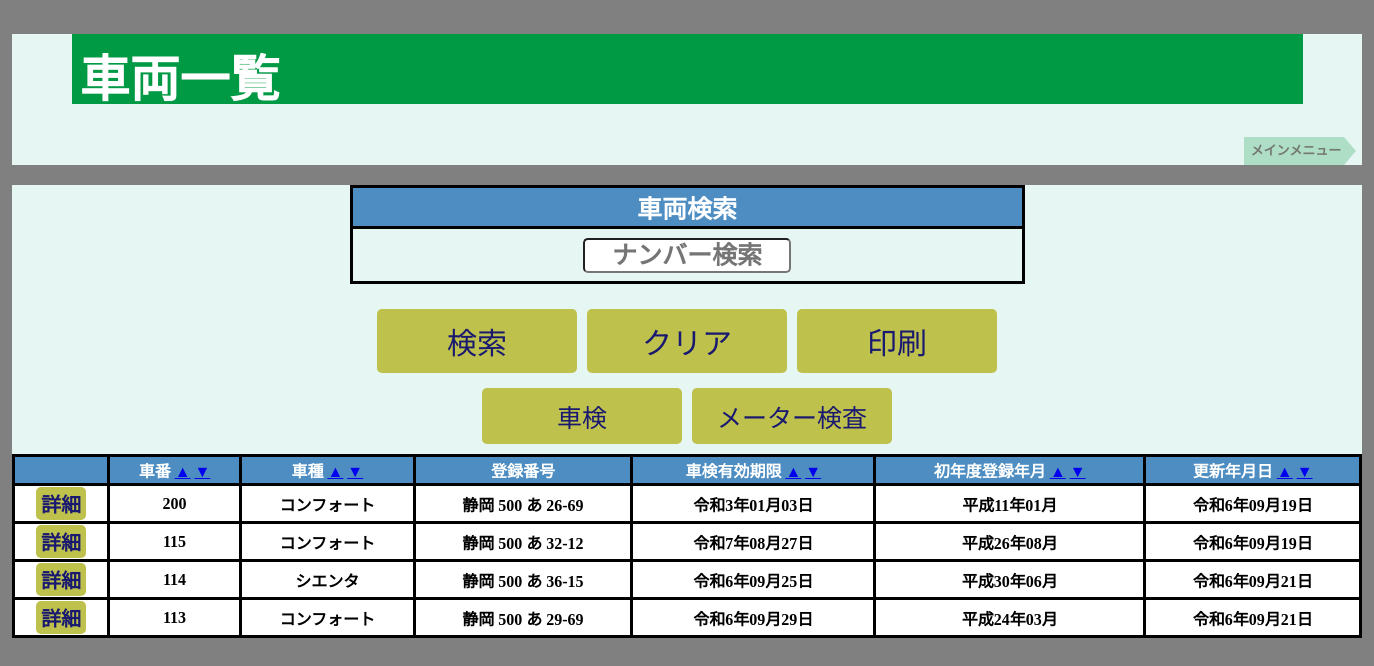
/vehicles/list.php?sort=car_number_name&order=desc, run on the app's committed database.
### tables this page shows
CREATE TABLE `vehicles` (
  `car_id` int(11) NOT NULL,
  `car_number_name` varchar(5) NOT NULL COMMENT '車番',
  `car_model` varchar(10) NOT NULL COMMENT '車種',
  `car_name` varchar(30) NOT NULL COMMENT '車名',
  `car_transpottaition` varchar(5) NOT NULL COMMENT '運輸支局',
  `car_classification_no` int(3) NOT NULL COMMENT '分類番号',
  `car_purpose` varchar(1) NOT NULL COMMENT '用途別',
  `car_number` varchar(5) NOT NULL COMMENT '番号',
  `car_chassis_number` varchar(20) NOT NULL COMMENT '車台番号',
  `first_registration_day` date NOT NULL COMMENT '初年度登録年月',
  `vehicle_inspection_day` date NOT NULL COMMENT '車検有効期限',
  `compulsory_automobile_day` date NOT NULL COMMENT '自賠責有効期限',
  `meter_inspection_day` date DEFAULT NULL COMMENT 'メーター検査',
  `lp_gas_day` date DEFAULT NULL COMMENT 'LPガス容器有効',
  `owner_name` varchar(20) NOT NULL COMMENT '所有者（名）',
  `owner_address` varchar(150) NOT NULL COMMENT '所有者住所',
  `user_name` varchar(20) NOT NULL COMMENT '使用者（名）',
  `user_address` varchar(150) NOT NULL COMMENT '使用者（住所）',
  `headquarters_address` int(1) NOT NULL COMMENT '本拠の位置',
  `vehicle_registrationday` datetime NOT NULL COMMENT '登録日',
  `vehicle_updateday` timestamp NOT NULL DEFAULT current_timestamp() ON UPDATE current_timestamp() COMMENT '更新日',
  `is_suspended` tinyint(1) NOT NULL DEFAULT 0
);

### vehicles/list.php (the view, shortened to what this page needs)
<?php
require '../common/config.php';
try {
    $keyword = $_GET['keyword'] ?? '';
    $sort = $_GET['sort'] ?? 'car_number_name';
    $order = $_GET['order'] ?? 'asc';
    $order = ($order === 'desc') ? 'desc' : 'asc';
    $sql = "SELECT * FROM vehicles";
    $sql .= " ORDER BY $sort $order";
    $stmt = $pdoAccount->prepare($sql);
    $stmt->execute();
    $processedVehicles = $stmt->fetchAll(PDO::FETCH_ASSOC);
    $finalVehicles = [];
    foreach ($processedVehicles as $vehicle) {
        $vehicle['detail_link'] = "update.php?car_id=" . htmlspecialchars($vehicle['car_id'], ENT_QUOTES, 'UTF-8');
        $finalVehicles[] = $vehicle;
    }
} catch (PDOException $e) {
    echo 'データベースエラー: ' . htmlspecialchars($e->getMessage(), ENT_QUOTES, 'UTF-8');
    exit();
}
function convertToJapaneseEra($year) {
    $eras = [
        ['name' => '令和', 'start' => 2019],
        ['name' => '平成', 'start' => 1989],
    ];
    foreach ($eras as $era) {
        if ($year >= $era['start']) {
            $eraYear = $year - $era['start'] + 1;
            return $era['name'] . ($eraYear === 1 ? '元' : $eraYear) . '年';
        }
    }
    return $year . '年';
}
function formatCarNumberPart($part, $is_purpose = false) {
    return $part;
}
?>
<!DOCTYPE html>
<html lang="ja">
    <head>
        <link rel="stylesheet" href="list.css">
    </head>
    <body>
        <header>
            <h1>車両一覧</h1>
            <nav>
                <ol class="breadcrumb" itemscope itemtype="https://schema.org/BreadcrumbList">
                    <li itemprop="itemListElement" itemscope itemtype="https://schema.org/ListItem">
                        <a itemprop="item" href="../main_menu/index.php">
                            <span itemprop="name">メインメニュー</span>
                        </a>
                    </li>
                </ol>
            </nav>
        </header>
        <main>
            <form action="" method="get" class="search-form">
                <table class="search">
                    <tr>
                        <th colspan="1">車両検索</th>
                    </tr>
                    <tr>
                        <td>
                            <input type="text" placeholder="ナンバー検索" name="keyword" value="<?= htmlspecialchars($keyword, ENT_QUOTES, 'UTF-8') ?>">
                        </td>
                    </tr>
                </table>
                <div class="btn_area">
                    <button type="submit">検索</button>
                    <button type="reset">クリア</button>
                    <button type="button" onclick="window.print()">印刷</button>
                </div>
                <div class="filter-buttons">
                    <button type="submit" name="filter" value="inspection">車検</button>
                    <button type="submit" name="filter" value="meter">メーター検査</button>
                </div>
            </form>
            <div class="print-area">
                <table class="list">
                    <tr>
                        <th></th>
                        <th class="car_number_name">車番
                            <a href="?sort=car_number_name&order=asc">▲</a>
                            <a href="?sort=car_number_name&order=desc">▼</a>
                        </th>
                        <th class="car_model">車種
                            <a href="?sort=car_model&order=asc">▲</a>
                            <a href="?sort=car_model&order=desc">▼</a>
                        </th>
                        <th class="car_">登録番号</th>
                        <th class="vehicle_inspection">車検有効期限
                            <a href="?sort=vehicle_inspection_day&order=asc">▲</a>
                            <a href="?sort=vehicle_inspection_day&order=desc">▼</a>
                        </th>
                        <th class="first_registration">初年度登録年月
                            <a href="?sort=first_registration_day&order=asc">▲</a>
                            <a href="?sort=first_registration_day&order=desc">▼</a>
                        </th>
                        <th class="vehicle_updateday">更新年月日
                            <a href="?sort=vehicle_updateday&order=asc">▲</a>
                            <a href="?sort=vehicle_updateday&order=desc">▼</a>
                        </th>
                    </tr>
                    <?php foreach ($finalVehicles as $vehicle): ?>
                        <tr>
                            <td class="<?= $vehicle['is_suspended'] ? 'suspended' : '' ?>">
                                <a href="<?= htmlspecialchars($vehicle['detail_link'], ENT_QUOTES, 'UTF-8') ?>" class="button">詳細</a>
                            </td>
                            <td class="<?= $vehicle['is_suspended'] ? 'suspended' : '' ?>">
                                <?= htmlspecialchars($vehicle['car_number_name'], ENT_QUOTES, 'UTF-8') ?>
                            </td>
                            <td class="<?= $vehicle['is_suspended'] ? 'suspended' : '' ?>">
                                <?= htmlspecialchars($vehicle['car_model'], ENT_QUOTES, 'UTF-8') ?>
                            </td>
                            <td class="<?= $vehicle['is_suspended'] ? 'suspended' : '' ?>">
                                <?php
                                $transpottaition = formatCarNumberPart($vehicle['car_transpottaition']);
                                $classification_no = formatCarNumberPart($vehicle['car_classification_no']);
                                $purpose = formatCarNumberPart($vehicle['car_purpose'], true);
                                $car_number_parts = explode('-', $vehicle['car_number']);
                                $number01 = formatCarNumberPart($car_number_parts[0] ?? '');
                                $number02 = formatCarNumberPart($car_number_parts[1] ?? '');
                                echo htmlspecialchars($transpottaition . ' ' . $classification_no . ' ' . $purpose . ' ' . $number01 . '-' . $number02, ENT_QUOTES, 'UTF-8');
                                ?>
                            </td>
                            <td class="<?= $vehicle['is_suspended'] ? 'suspended' : '' ?>">
                                <?php
                                $inspectionYear = date('Y', strtotime($vehicle['vehicle_inspection_day']));
                                $inspectionMonthDay = date('m月d日', strtotime($vehicle['vehicle_inspection_day']));
                                echo htmlspecialchars(convertToJapaneseEra($inspectionYear) . $inspectionMonthDay, ENT_QUOTES, 'UTF-8');
                                ?>
                            </td>
                            <td class="<?= $vehicle['is_suspended'] ? 'suspended' : '' ?>">
                                <?php
                                $firstRegYear = date('Y', strtotime($vehicle['first_registration_day']));
                                $firstRegMonth = date('m月', strtotime($vehicle['first_registration_day']));
                                echo htmlspecialchars(convertToJapaneseEra($firstRegYear) . $firstRegMonth, ENT_QUOTES, 'UTF-8');
                                ?>
                            </td>
                            <td class="<?= $vehicle['is_suspended'] ? 'suspended' : '' ?>">
                                <?php
                                $updatedYear = date('Y', strtotime($vehicle['vehicle_updateday']));
                                $updatedMonthDay = date('m月d日', strtotime($vehicle['vehicle_updateday']));
                                echo htmlspecialchars(convertToJapaneseEra($updatedYear) . $updatedMonthDay, ENT_QUOTES, 'UTF-8');
                                ?>
                            </td>
                        </tr>
                    <?php endforeach ?>
                </table>
            </div>
        </main>
    </body>
</html>

### vehicles/list.css (style rules this page uses)
body { background: #808080; }
header, main, footer { width: 1350px; margin: 0 auto; background-color: #e6f6f3; }
h1 { font-size: 50px; padding: 5px 8px; color: #fff; background: #094; margin-left: auto; margin-right: auto; width: 90%; height: 60px; }
.breadcrumb { margin: 0 5px 20px 0; padding: 0; list-style: none; text-align: right; }
.breadcrumb li { position: relative; display: inline-block; font-weight: bold; margin-right: 0.8em; }
.breadcrumb li:after { content: ""; position: absolute; top: 0; left: 100%; border-style: solid; border-color: transparent; border-left-color: #aedfc6; border-width: 14px 12px; width: 0; height: 0; }
.breadcrumb li a { display: inline-block; padding: 0 3px 0 7px; height: 28px; line-height: 28px; text-decoration: none; color: #747772; background: #aedfc6; font-size: 13px; }
table.search { border-collapse: collapse; width: 50%; margin: 0 auto 20px auto; text-align: center; }
table.search th { font-size: 25px; border: 3px solid #000; background-color: #4d8dc1; color: #fff; }
table.search td { height: 50px; border: 3px solid #000; color: #ffffff00; }
select, input { font-weight: bold; font-size: 25px; border-radius: 5px; color: #000; background-color: #FFF; width: 200px; text-align: center; }
table.list th, td { white-space: nowrap; }
table.list { border-collapse: collapse; margin: 0 auto 20px auto; text-align: center; width: 100%; }
table.list th { border: 3px solid #000; background-color: #4d8dc1; color: #fff; }
table.list td { font-weight: bold; border: 3px solid #000; color: #000; background-color: #fff; }
.btn_area { display: flex; justify-content: center; margin: 5px 0; }
.btn_area button { font-size: 30px; width: 200px; cursor: pointer; background-color: #bfc14d; margin: 5px; border: none; border-radius: 5px; color: #191970; padding: 10px; }
.filter-buttons { display: flex; justify-content: center; margin: 5px 0; }
.filter-buttons button { width: 200px; margin: 5px; font-size: 25px; background-color: #bfc14d; border: none; border-radius: 5px; color: #191970; padding: 10px; }
.button { font-size: 20px; width: 50px; cursor: pointer; background-color: #bfc14d; color: #191970; text-align: center; display: inline-block; padding: 2px 0; border-radius: 5px; text-decoration: none; }

### data on the page
vehicles: car_number_name "200", car_model "コンフォート", car_transpottaition+car_classification_no+car_purpose "静岡 500 あ 26-69", vehicle_inspection_day "令和3年01月03日", first_registration_day "平成11年01月", vehicle_updateday "令和6年09月19日"
vehicles: car_number_name "115", car_model "コンフォート", car_transpottaition+car_classification_no+car_purpose "静岡 500 あ 32-12", vehicle_inspection_day "令和7年08月27日", first_registration_day "平成26年08月", vehicle_updateday "令和6年09月19日"
vehicles: car_number_name "114", car_model "シエンタ", car_transpottaition+car_classification_no+car_purpose "静岡 500 あ 36-15", vehicle_inspection_day "令和6年09月25日", first_registration_day "平成30年06月", vehicle_updateday "令和6年09月21日"
vehicles: car_number_name "113", car_model "コンフォート", car_transpottaition+car_classification_no+car_purpose "静岡 500 あ 29-69", vehicle_inspection_day "令和6年09月29日", first_registration_day "平成24年03月", vehicle_updateday "令和6年09月21日"
